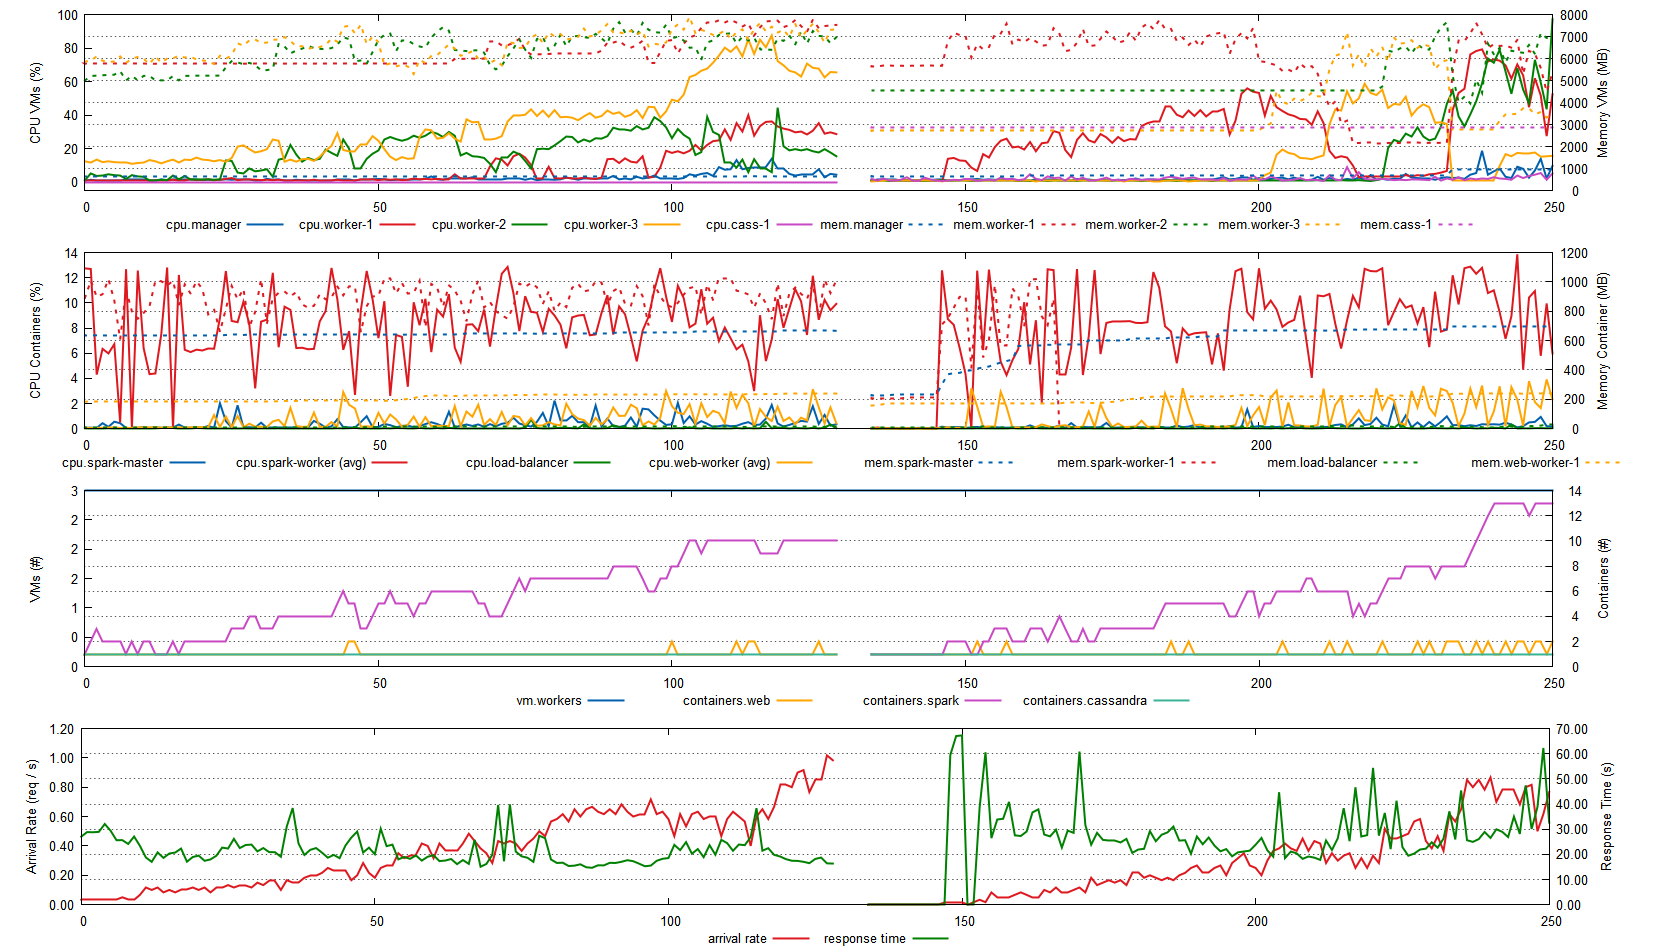

gnuplot code for this plot:
reset
set multiplot layout 4, 1

#set size ratio 0.145 # 4 plots
set size ratio 0.120 # 4 plots
#set xlabel "Time" font "Arial, 10"
set ytics nomirror
set y2tics
set xrange [*:*]
set yrange [*:*]
set y2range [*:*]
set tics font "Arial, 10"
set key font "Arial, 10" below
#set style fill  transparent solid 0.50 noborder
set grid front y2tics layerdefault linetype 0 linewidth 1.000 linecolor rgb "#555555"






# use "dashtype 2" for dashed line
set style line  1 linewidth 2 linecolor rgb "#0060ad" linetype 1 # blue
set style line  2 linewidth 2 linecolor rgb "#dd181f" linetype 1 # red
set style line  3 linewidth 2 linecolor rgb "#008000" linetype 1 # green
set style line  4 linewidth 2 linecolor rgb "#FFA500" linetype 1 # orange
set style line  5 linewidth 2 linecolor rgb "#C849C3" linetype 1 # purple
set style line  6 linewidth 2 linecolor rgb "#39B396" linetype 1 # 
set style line  7 linewidth 2 linecolor rgb "#C8A385" linetype 1 # 
set style line  8 linewidth 2 linecolor rgb "#5C402A" linetype 1 # 
set style line  9 linewidth 2 linecolor rgb "#F4E28A" linetype 1 # 
set style line 10 linewidth 2 linecolor rgb "#2185F4" linetype 1 # 
set style line 11 linewidth 2 linecolor rgb "#0060ad" linetype 1 dashtype 3 # blue
set style line 12 linewidth 2 linecolor rgb "#dd181f" linetype 1 dashtype 3 # red
set style line 13 linewidth 2 linecolor rgb "#008000" linetype 1 dashtype 3 # green
set style line 14 linewidth 2 linecolor rgb "#FFA500" linetype 1 dashtype 3 # orange
set style line 15 linewidth 2 linecolor rgb "#C849C3" linetype 1 dashtype 3 # purple
set style line 16 linewidth 2 linecolor rgb "#39B396" linetype 1 dashtype 3 # 
set style line 17 linewidth 2 linecolor rgb "#C8A385" linetype 1 dashtype 3 #
set style line 18 linewidth 2 linecolor rgb "#5C402A" linetype 1 dashtype 3 #
set style line 19 linewidth 2 linecolor rgb "#F4E28A" linetype 1 dashtype 3 # 
set style line 20 linewidth 2 linecolor rgb "#2185F4" linetype 1 dashtype 3 # 



#  smooth acsplines

set ylabel "CPU VMs (%)" font "Arial, 10"
set y2label "Memory VMs (MB)" font "Arial, 10"
set format y "%4.0f"
set format y2 "%4.0f"
set yrange [-5:*]
set y2range [*:*]
plot "exp13.legis.docker.savi.raw-metrics.data" using  2 with lines axis x1y1 linestyle  1 title "cpu.manager", \
     "exp13.legis.docker.savi.raw-metrics.data" using  4 with lines axis x1y1 linestyle  2 title "cpu.worker-1", \
     "exp13.legis.docker.savi.raw-metrics.data" using  5 with lines axis x1y1 linestyle  3 title "cpu.worker-2", \
     "exp13.legis.docker.savi.raw-metrics.data" using  6 with lines axis x1y1 linestyle  4 title "cpu.worker-3", \
     "exp13.legis.docker.savi.raw-metrics.data" using  7 with lines axis x1y1 linestyle  5 title "cpu.cass-1", \
     "exp13.legis.docker.savi.raw-metrics.data" using (7984)- ($8)/(1024) with lines axis x1y2 linestyle 11 title "mem.manager", \
     "exp13.legis.docker.savi.raw-metrics.data" using (7984)- ($9)/(1024) with lines axis x1y2 linestyle 12 title "mem.worker-1", \
     "exp13.legis.docker.savi.raw-metrics.data" using (7984)-($10)/(1024) with lines axis x1y2 linestyle 13 title "mem.worker-2", \
     "exp13.legis.docker.savi.raw-metrics.data" using (7984)-($11)/(1024) with lines axis x1y2 linestyle 14 title "mem.worker-3", \
     "exp13.legis.docker.savi.raw-metrics.data" using (7984)-($12)/(1024) with lines axis x1y2 linestyle 15 title "mem.cass-1", \


set ylabel "CPU Containers (%)" font "Arial, 10"
set y2label "Memory Container (MB)" font "Arial, 10"
set format y "%4.0f"
set format y2 "%4.0f"
set yrange [-0.001:*]
set y2range [-1:*]
plot "exp13.legis.docker.savi.raw-metrics.data" using ($16)*(1.00) with lines axis x1y1 linestyle  1 title "cpu.spark-master", \
     "exp13.legis.docker.savi.raw-metrics.data" using ($17)*(1.00) with lines axis x1y1 linestyle  2 title "cpu.spark-worker (avg)", \
     "exp13.legis.docker.savi.raw-metrics.data" using ($18)*(1.00) with lines axis x1y1 linestyle  3 title "cpu.load-balancer", \
     "exp13.legis.docker.savi.raw-metrics.data" using ($19)*(1.00) with lines axis x1y1 linestyle  4 title "cpu.web-worker (avg)", \
     "exp13.legis.docker.savi.raw-metrics.data" using ($27)/(1024)/(1024) with lines axis x1y2 linestyle  11 title "mem.spark-master", \
     "exp13.legis.docker.savi.raw-metrics.data" using ($31)/(1024)/(1024) with lines axis x1y2 linestyle  12 title "mem.spark-worker-1", \
     "exp13.legis.docker.savi.raw-metrics.data" using ($71)/(1024)/(1024) with lines axis x1y2 linestyle  13 title "mem.load-balancer", \
     "exp13.legis.docker.savi.raw-metrics.data" using ($75)/(1024)/(1024) with lines axis x1y2 linestyle  14 title "mem.web-worker-1", \


set ylabel "VMs (#)" font "Arial, 10"
set y2label "Containers (#)" font "Arial, 10"
set format y "%4.0f"
set format y2 "%4.0f"
set yrange [0:*]
set y2range [0:*]
plot 3 with lines axis x1y1 linestyle  1 title "vm.workers", \
     "exp13.legis.docker.savi.raw-metrics.data" using ($13)*(1.00) with lines axis x1y2 linestyle  4 title "containers.web", \
     "exp13.legis.docker.savi.raw-metrics.data" using ($14)*(1.00) with lines axis x1y2 linestyle  5 title "containers.spark", \
     "exp13.legis.docker.savi.raw-metrics.data" using ($15)*(1.00) with lines axis x1y2 linestyle  6 title "containers.cassandra"


set ylabel "Arrival Rate (req / s)" font "Arial, 10"
set y2label "Response Time (s)" font "Arial, 10"
set format y "%4.2f"
set format y2 "%4.2f"
set yrange [0:*]
set y2range [0:*]
plot "exp13.legis.docker.savi.raw-metrics.data" using 21 with lines axis x1y1 linestyle  2 title "arrival rate", \
     "exp13.legis.docker.savi.raw-metrics.data" using ($23)/1000 with lines axis x1y2 linestyle  3 title "response time", \


#pause 60
#reread
